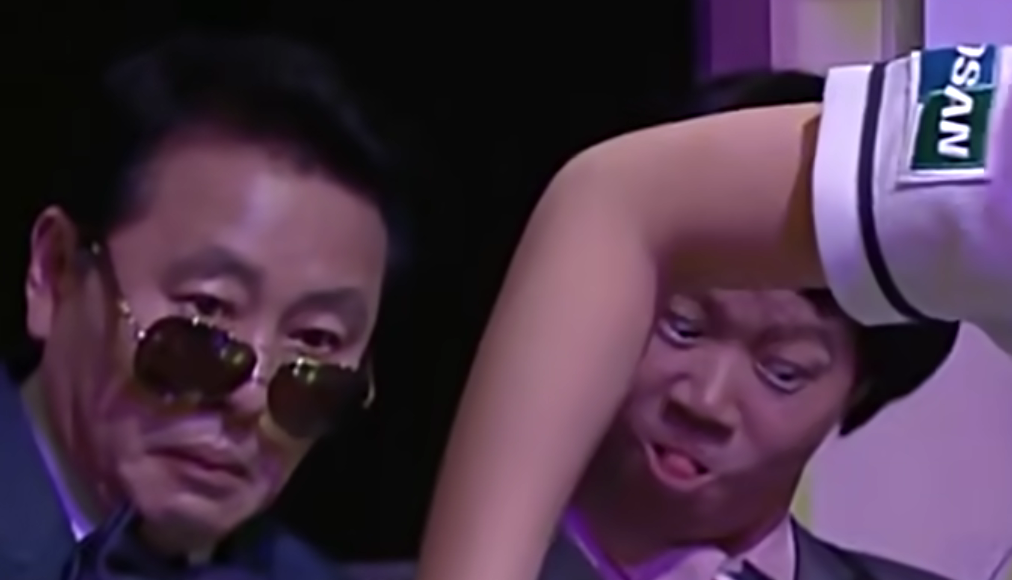
#> input picture data/imgs/pixpin.png, 1012 x 580 px, found by its file name
$ python imgaffinetransform.py
#> lines starting #> are read from the running program, lines starting #| are printed output that depends on the picture
import cv2
import numpy as np


def flip():
    # Load the image and convert it to grayscale
    img = cv2.imread("./data/imgs/pixpin.png")
    # Flip the image vertically, horizontally
    img = cv2.flip(img, 1)
    cv2.imshow("Original", img)
    cv2.waitKey(0)
    cv2.destroyAllWindows()


def rotate():
    # Load the image and convert it to grayscale
    img = cv2.imread("./data/imgs/pixpin.png")
    print(f"before: {img.shape = }")
    img = cv2.rotate(img, cv2.ROTATE_90_CLOCKWISE)
    print(f"after: {img.shape = }")

    cv2.imshow("Original", img)
    cv2.waitKey(0)
    cv2.destroyAllWindows()


def affine_transform():
    # Load the image and convert it to grayscale
    img = cv2.imread("./data/imgs/pixpin.png")
#> img is the input picture: shape (580, 1012, 3); mean B, G, R 73.2, 53, 75.2
    cv2.imshow("Original", img)

    height, width = img.shape[:2]
#> height = 580; width = 1012
    print(f"{height = }, {width = }")
#| height = 580, width = 1012
    # Create a matrix to rotate the image by 90 degrees
    # M = np.float32([[1, 0, 200], [0, 1, 0]])  # 向右平移200像素
    M = np.float32([[1, 0, 200], [0, 1, 200]])  # 向右向下平移200像素
    # Apply the affine transformation to the image
    img = cv2.warpAffine(img, M, (width, height))
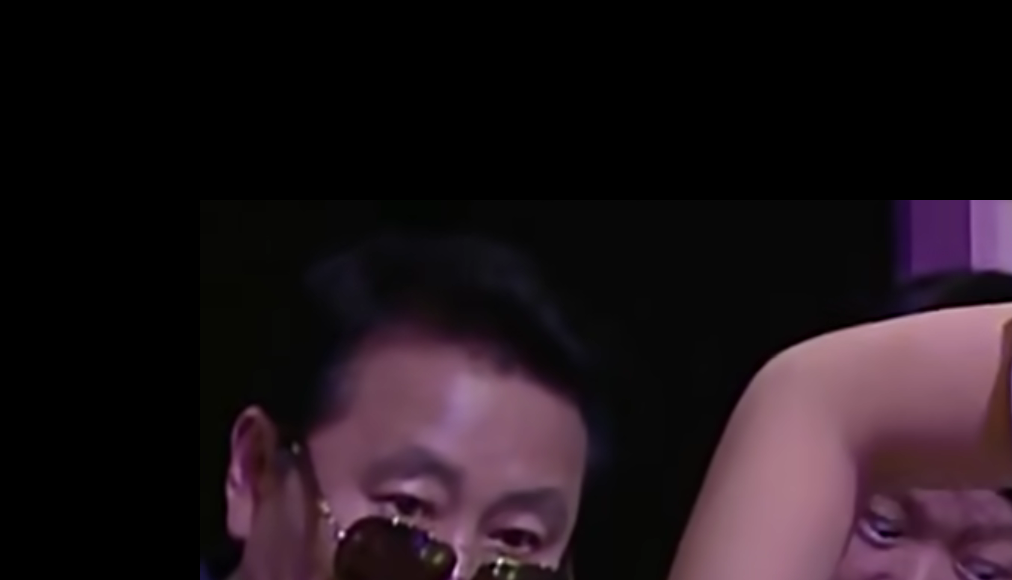
#> img: shape (580, 1012, 3); mean B, G, R 26.6, 21.1, 31.8
    cv2.imshow("Affine", img)
    cv2.waitKey(0)
    cv2.destroyAllWindows()


if __name__ == "__main__":
    # flip()
    # rotate()
    affine_transform()
